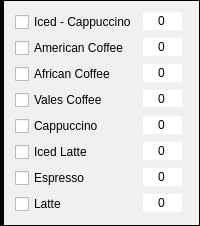
     <widget class="QGroupBox" name="drinksBox">
      <property name="styleSheet">
       <string notr="true">QGroupBox {
	background-color: rgb(240, 240, 240);
    border: 1px solid black;
	border-left: 4px solid black;
}</string>
      </property>
      <property name="title">
       <string/>
      </property>
      <property name="checkable">
       <bool>false</bool>
      </property>
      <layout class="QFormLayout" name="formLayout_7">
       <item row="0" column="0">
        <widget class="QCheckBox" name="icedCappuccinoBox">
         <property name="text">
          <string>Iced - Cappuccino</string>
         </property>
         <property name="iconSize">
          <size>
           <width>16</width>
           <height>16</height>
          </size>
         </property>
         <property name="autoRepeat">
          <bool>false</bool>
         </property>
         <property name="tristate">
          <bool>false</bool>
         </property>
        </widget>
       </item>
       <item row="0" column="1">
        <widget class="QSpinBox" name="drinksSpinBox_icedCap">
         <property name="sizePolicy">
          <sizepolicy hsizetype="Preferred" vsizetype="Preferred">
           <horstretch>0</horstretch>
           <verstretch>0</verstretch>
          </sizepolicy>
         </property>
         <property name="maximumSize">
          <size>
           <width>39</width>
           <height>18</height>
          </size>
         </property>
         <property name="focusPolicy">
          <enum>Qt::WheelFocus</enum>
         </property>
         <property name="contextMenuPolicy">
          <enum>Qt::DefaultContextMenu</enum>
         </property>
         <property name="styleSheet">
          <string notr="true"/>
         </property>
         <property name="wrapping">
          <bool>false</bool>
         </property>
         <property name="frame">
          <bool>false</bool>
         </property>
         <property name="alignment">
          <set>Qt::AlignCenter</set>
         </property>
         <property name="readOnly">
          <bool>false</bool>
         </property>
         <property name="buttonSymbols">
          <enum>QAbstractSpinBox::NoButtons</enum>
         </property>
         <property name="keyboardTracking">
          <bool>true</bool>
         </property>
         <property name="showGroupSeparator" stdset="0">
          <bool>false</bool>
         </property>
        </widget>
       </item>
       <item row="1" column="0">
        <widget class="QCheckBox" name="americanCoffeeBox">
         <property name="text">
          <string>American Coffee</string>
         </property>
         <property name="iconSize">
          <size>
           <width>16</width>
           <height>16</height>
          </size>
         </property>
         <property name="autoRepeat">
          <bool>false</bool>
         </property>
         <property name="tristate">
          <bool>false</bool>
         </property>
        </widget>
       </item>
       <item row="1" column="1">
        <widget class="QSpinBox" name="drinksSpinBox_american">
         <property name="sizePolicy">
          <sizepolicy hsizetype="Preferred" vsizetype="Preferred">
           <horstretch>0</horstretch>
           <verstretch>0</verstretch>
          </sizepolicy>
         </property>
         <property name="maximumSize">
          <size>
           <width>39</width>
           <height>18</height>
          </size>
         </property>
         <property name="focusPolicy">
          <enum>Qt::WheelFocus</enum>
         </property>
         <property name="contextMenuPolicy">
          <enum>Qt::DefaultContextMenu</enum>
         </property>
         <property name="styleSheet">
          <string notr="true"/>
         </property>
         <property name="wrapping">
          <bool>false</bool>
         </property>
         <property name="frame">
          <bool>false</bool>
         </property>
         <property name="alignment">
          <set>Qt::AlignCenter</set>
         </property>
         <property name="readOnly">
          <bool>false</bool>
         </property>
         <property name="buttonSymbols">
          <enum>QAbstractSpinBox::NoButtons</enum>
         </property>
         <property name="keyboardTracking">
          <bool>true</bool>
         </property>
         <property name="showGroupSeparator" stdset="0">
          <bool>false</bool>
         </property>
        </widget>
       </item>
       <item row="2" column="0">
        <widget class="QCheckBox" name="africanCoffeeBox">
         <property name="text">
          <string>African Coffee</string>
         </property>
         <property name="iconSize">
          <size>
           <width>16</width>
           <height>16</height>
          </size>
         </property>
         <property name="autoRepeat">
          <bool>false</bool>
         </property>
         <property name="tristate">
          <bool>false</bool>
         </property>
        </widget>
       </item>
       <item row="2" column="1">
        <widget class="QSpinBox" name="drinksSpinBox_african">
         <property name="sizePolicy">
          <sizepolicy hsizetype="Preferred" vsizetype="Preferred">
           <horstretch>0</horstretch>
           <verstretch>0</verstretch>
          </sizepolicy>
         </property>
         <property name="maximumSize">
          <size>
           <width>39</width>
           <height>18</height>
          </size>
         </property>
         <property name="focusPolicy">
          <enum>Qt::WheelFocus</enum>
         </property>
         <property name="contextMenuPolicy">
          <enum>Qt::DefaultContextMenu</enum>
         </property>
         <property name="styleSheet">
          <string notr="true"/>
         </property>
         <property name="wrapping">
          <bool>false</bool>
         </property>
         <property name="frame">
          <bool>false</bool>
         </property>
         <property name="alignment">
          <set>Qt::AlignCenter</set>
         </property>
         <property name="readOnly">
          <bool>false</bool>
         </property>
         <property name="buttonSymbols">
          <enum>QAbstractSpinBox::NoButtons</enum>
         </property>
         <property name="keyboardTracking">
          <bool>true</bool>
         </property>
         <property name="showGroupSeparator" stdset="0">
          <bool>false</bool>
         </property>
        </widget>
       </item>
       <item row="3" column="0">
        <widget class="QCheckBox" name="valesBox">
         <property name="text">
          <string>Vales Coffee</string>
         </property>
         <property name="iconSize">
          <size>
           <width>16</width>
           <height>16</height>
          </size>
         </property>
         <property name="autoRepeat">
          <bool>false</bool>
         </property>
         <property name="tristate">
          <bool>false</bool>
         </property>
        </widget>
       </item>
       <item row="3" column="1">
        <widget class="QSpinBox" name="drinksSpinBox_vales">
         <property name="sizePolicy">
          <sizepolicy hsizetype="Preferred" vsizetype="Preferred">
           <horstretch>0</horstretch>
           <verstretch>0</verstretch>
          </sizepolicy>
         </property>
         <property name="maximumSize">
          <size>
           <width>39</width>
           <height>17</height>
          </size>
         </property>
         <property name="focusPolicy">
          <enum>Qt::WheelFocus</enum>
         </property>
         <property name="contextMenuPolicy">
          <enum>Qt::DefaultContextMenu</enum>
         </property>
         <property name="styleSheet">
          <string notr="true"/>
         </property>
         <property name="wrapping">
          <bool>false</bool>
         </property>
         <property name="frame">
          <bool>false</bool>
         </property>
         <property name="alignment">
          <set>Qt::AlignCenter</set>
         </property>
         <property name="readOnly">
          <bool>false</bool>
         </property>
         <property name="buttonSymbols">
          <enum>QAbstractSpinBox::NoButtons</enum>
         </property>
         <property name="keyboardTracking">
          <bool>true</bool>
         </property>
         <property name="showGroupSeparator" stdset="0">
          <bool>false</bool>
         </property>
        </widget>
       </item>
       <item row="4" column="0">
        <widget class="QCheckBox" name="CappuccinoBox">
         <property name="text">
          <string>Cappuccino</string>
         </property>
         <property name="iconSize">
          <size>
           <width>16</width>
           <height>16</height>
          </size>
         </property>
         <property name="autoRepeat">
          <bool>false</bool>
         </property>
         <property name="tristate">
          <bool>false</bool>
         </property>
        </widget>
       </item>
       <item row="4" column="1">
        <widget class="QSpinBox" name="drinksSpinBox_cappuccino">
         <property name="sizePolicy">
          <sizepolicy hsizetype="Preferred" vsizetype="Preferred">
           <horstretch>0</horstretch>
           <verstretch>0</verstretch>
          </sizepolicy>
         </property>
         <property name="maximumSize">
          <size>
           <width>39</width>
           <height>18</height>
          </size>
         </property>
         <property name="focusPolicy">
          <enum>Qt::WheelFocus</enum>
         </property>
         <property name="contextMenuPolicy">
          <enum>Qt::DefaultContextMenu</enum>
         </property>
         <property name="styleSheet">
          <string notr="true"/>
         </property>
         <property name="wrapping">
          <bool>false</bool>
         </property>
         <property name="frame">
          <bool>false</bool>
         </property>
         <property name="alignment">
          <set>Qt::AlignCenter</set>
         </property>
         <property name="readOnly">
          <bool>false</bool>
         </property>
         <property name="buttonSymbols">
          <enum>QAbstractSpinBox::NoButtons</enum>
         </property>
         <property name="keyboardTracking">
          <bool>true</bool>
         </property>
         <property name="showGroupSeparator" stdset="0">
          <bool>false</bool>
         </property>
        </widget>
       </item>
       <item row="5" column="0">
        <widget class="QCheckBox" name="icedlatteBox">
         <property name="text">
          <string>Iced Latte</string>
         </property>
         <property name="iconSize">
          <size>
           <width>16</width>
           <height>16</height>
          </size>
         </property>
         <property name="autoRepeat">
          <bool>false</bool>
         </property>
         <property name="tristate">
          <bool>false</bool>
         </property>
        </widget>
       </item>
       <item row="5" column="1">
        <widget class="QSpinBox" name="drinksSpinBox_icedlatte">
         <property name="sizePolicy">
          <sizepolicy hsizetype="Preferred" vsizetype="Preferred">
           <horstretch>0</horstretch>
           <verstretch>0</verstretch>
          </sizepolicy>
         </property>
         <property name="maximumSize">
          <size>
           <width>39</width>
           <height>18</height>
          </size>
         </property>
         <property name="focusPolicy">
          <enum>Qt::WheelFocus</enum>
         </property>
         <property name="contextMenuPolicy">
          <enum>Qt::DefaultContextMenu</enum>
         </property>
         <property name="styleSheet">
          <string notr="true"/>
         </property>
         <property name="wrapping">
          <bool>false</bool>
         </property>
         <property name="frame">
          <bool>false</bool>
         </property>
         <property name="alignment">
          <set>Qt::AlignCenter</set>
         </property>
         <property name="readOnly">
          <bool>false</bool>
         </property>
         <property name="buttonSymbols">
          <enum>QAbstractSpinBox::NoButtons</enum>
         </property>
         <property name="keyboardTracking">
          <bool>true</bool>
         </property>
         <property name="showGroupSeparator" stdset="0">
          <bool>false</bool>
         </property>
        </widget>
       </item>
       <item row="6" column="0">
        <widget class="QCheckBox" name="espressoBox">
         <property name="text">
          <string>Espresso</string>
         </property>
         <property name="iconSize">
          <size>
           <width>16</width>
           <height>16</height>
          </size>
         </property>
         <property name="autoRepeat">
          <bool>false</bool>
         </property>
         <property name="tristate">
          <bool>false</bool>
         </property>
        </widget>
       </item>
       <item row="6" column="1">
        <widget class="QSpinBox" name="drinksSpinBox_espresso">
         <property name="sizePolicy">
          <sizepolicy hsizetype="Preferred" vsizetype="Preferred">
           <horstretch>0</horstretch>
           <verstretch>0</verstretch>
          </sizepolicy>
         </property>
         <property name="maximumSize">
          <size>
           <width>39</width>
           <height>18</height>
          </size>
         </property>
         <property name="focusPolicy">
          <enum>Qt::WheelFocus</enum>
         </property>
         <property name="contextMenuPolicy">
          <enum>Qt::DefaultContextMenu</enum>
         </property>
         <property name="styleSheet">
          <string notr="true"/>
         </property>
         <property name="wrapping">
          <bool>false</bool>
         </property>
         <property name="frame">
          <bool>false</bool>
         </property>
         <property name="alignment">
          <set>Qt::AlignCenter</set>
         </property>
         <property name="readOnly">
          <bool>false</bool>
         </property>
         <property name="buttonSymbols">
          <enum>QAbstractSpinBox::NoButtons</enum>
         </property>
         <property name="keyboardTracking">
          <bool>true</bool>
         </property>
         <property name="showGroupSeparator" stdset="0">
          <bool>false</bool>
         </property>
        </widget>
       </item>
       <item row="7" column="0">
        <widget class="QCheckBox" name="latteBox">
         <property name="text">
          <string>Latte</string>
         </property>
         <property name="iconSize">
          <size>
           <width>16</width>
           <height>16</height>
          </size>
         </property>
         <property name="autoRepeat">
          <bool>false</bool>
         </property>
         <property name="tristate">
          <bool>false</bool>
         </property>
        </widget>
       </item>
       <item row="7" column="1">
        <widget class="QSpinBox" name="drinksSpinBox_latte">
         <property name="sizePolicy">
          <sizepolicy hsizetype="Preferred" vsizetype="Preferred">
           <horstretch>0</horstretch>
           <verstretch>0</verstretch>
          </sizepolicy>
         </property>
         <property name="maximumSize">
          <size>
           <width>39</width>
           <height>18</height>
          </size>
         </property>
         <property name="focusPolicy">
          <enum>Qt::WheelFocus</enum>
         </property>
         <property name="contextMenuPolicy">
          <enum>Qt::DefaultContextMenu</enum>
         </property>
         <property name="styleSheet">
          <string notr="true"/>
         </property>
         <property name="wrapping">
          <bool>false</bool>
         </property>
         <property name="frame">
          <bool>false</bool>
         </property>
         <property name="alignment">
          <set>Qt::AlignCenter</set>
         </property>
         <property name="readOnly">
          <bool>false</bool>
         </property>
         <property name="buttonSymbols">
          <enum>QAbstractSpinBox::NoButtons</enum>
         </property>
         <property name="keyboardTracking">
          <bool>true</bool>
         </property>
         <property name="showGroupSeparator" stdset="0">
          <bool>false</bool>
         </property>
        </widget>
       </item>
      </layout>
     </widget>
